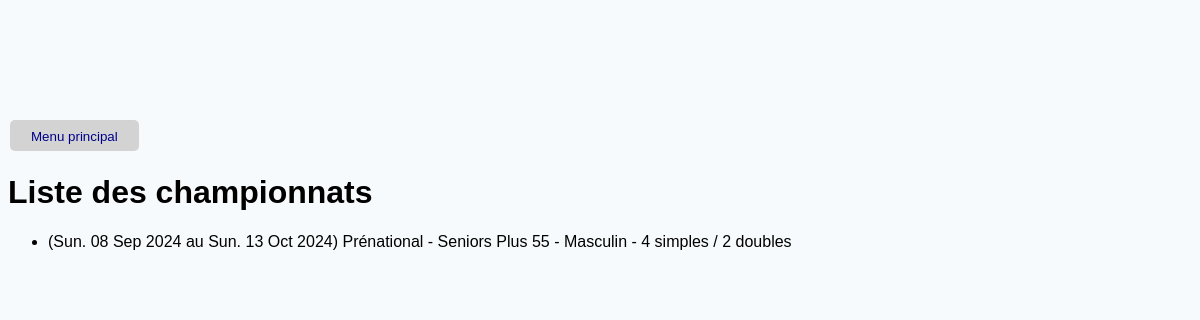
Page /list_championships on the earlier database version.
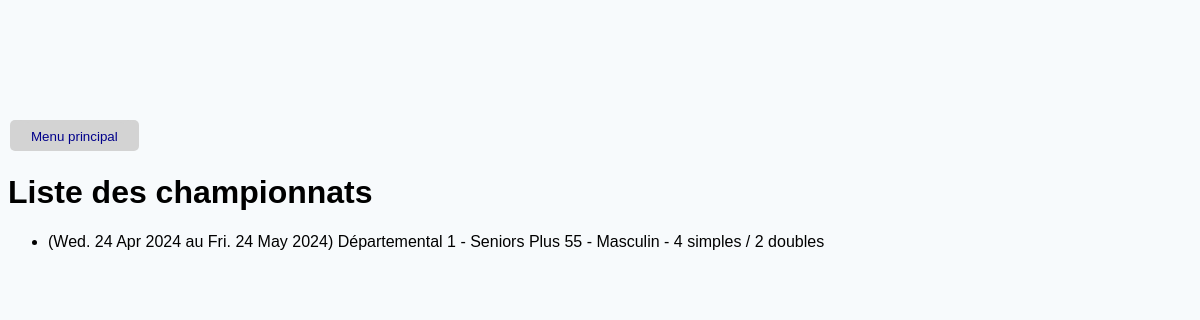
Same page on the later database version.
### TennisModel.py (models this page shows, shortened)
class Championship(db.Model):
    __tablename__ = 'championship'
    id = db.Column(db.Integer, primary_key=True)
    startDate = db.Column(db.Date, nullable=False)
    endDate = db.Column(db.Date, nullable=False)
    singlesCount = db.Column(db.Integer, nullable=False)
    doublesCount = db.Column(db.Integer, nullable=False)
    divisionId = db.Column(db.Integer, db.ForeignKey('division.id'))  # Ajout de la clé étrangère vers la division
    division = relationship('Division')  # Relation avec la division
    pools = relationship('Pool', back_populates='championship')  # Relation avec les poules du championnat
    @property
    def name(self):
        division = Division.query.get(self.divisionId)
        return f'{division.name}'
    def __repr__(self):
        return f'{self.name}'

class Division(db.Model):
    __tablename__ = 'division'
    id = db.Column(db.Integer, primary_key=True)
    type = db.Column(db.Integer, nullable=False)  # Champ National/Prenational/Regional/Departmental
    number = db.Column(db.Integer, nullable=True)  # Niveau de division dans la catégorie définie dans type
    gender = db.Column(db.Integer, nullable=False)  # Champ masculin/féminin (0 pour masculin, 1 pour féminin, 2 pour mixte)
    ageCategoryId = db.Column(db.Integer, db.ForeignKey('age_category.id'), nullable=False)
    ageCategory = relationship('AgeCategory')
    @property
    def name(self) -> str:
        categories = {0: 'National', 1: 'Prénational', 2: 'Régional', 3: 'Départemental'}
        gender = {0: 'Masculin', 1: 'Féminin', 2: 'Mixte'}
        level = f' {self.number}' if self.number else ''
        return f'{categories[self.type]}{level} - {self.ageCategory} - {gender[self.gender]}'

class AgeCategory(db.Model):
    __tablename__ = 'age_category'
    id = db.Column(db.Integer, primary_key=True)
    type = db.Column(db.Integer, nullable=False)  # Champ Jeunes/Seniors/Vétérans (0 pour jeunes, 1 pour seniors, 2 pour vétérans)
    minAge = db.Column(db.Integer, nullable=False)
    maxAge = db.Column(db.Integer, nullable=False)
    @property
    def name(self) -> str:
        categories = {0: 'Jeunes', 1: 'Seniors', 2: 'Seniors Plus'}
        if self.type == 0:
            return f'U{self.minAge}'
        elif self.type == 1:
            return categories[self.type]
        else:
            return f'{categories[self.type]} {self.minAge}'
    def __repr__(self):
        return f'{self.name}'

### flask_app.py (the view)
@app.route('/list_championships')
def list_championships():
    championships = Championship.query.all()
    app.logger.debug(f'championships: {championships}')
    return render_template('list_championships.html', championships=championships)

### flask_app.py (called while the page is built)
@app.before_request
def create_tables():
    db.create_all()

### templates/list_championships.html (shortened to what this page needs)
{% extends 'base.html' %}
{% block main %}
  {% if championships %}
  <h1>Liste des championnats</h1>
  <ul>
    {% for championship in championships %}
      {% set gender = 'Hommes' if championship.gender == 0 else 'Femmes' if championship.gender == 1 else 'Mixte'%}
      <li>({{ championship.startDate.strftime('%a. %d %b %Y') }} au {{ championship.endDate.strftime('%a. %d %b %Y') }}) {{ championship.name }} - {{ championship.singlesCount }} simples / {{ championship.doublesCount }} doubles</li>
    {% endfor %}
  </ul>
  {% else %}
  <p style="font-size: 16px; text-align: center;">Pas de championnat! ✌️</p>
  {% endif %}
{% endblock %}

### templates/base.html (shortened to what this page needs)
<!DOCTYPE html>
<html lang="fr">
<head>
    <link rel="stylesheet" href="{{ url_for('static', filename='css/style.css')}}">
</head>
<body>
    {% block main %}
    {% endblock main %}
</body>
</html>

### templates/partials/_menu.html
    <table class="menu">
        <tr>
            <td><a href="{{ url_for('welcome') }}"><button>Menu principal</button></a></td>
        </tr>
    </table>

### static/css/style.css (style rules this page uses)
body { background-color: #F7FAFC; justify-content: center; margin-top: 10%; font-family: Arial, Helvetica, sans-serif; }
a { color: #1E1E2D; font-size: 16px; font-weight: 600; text-decoration: none; }
button { color: darkblue; background-color: lightgray; padding: 7px; border: none; border-radius: 5px; border-collapse: collapse; }
table.menu tr, table.menu td { border: none; display: inline; text-align: center; color: darkblue; background-color: lightgray; padding: 7px; margin-bottom: 20px; border-radius: 5px; border-collapse: collapse; font-size: 16px; }
th, td { border: 1px solid #ddd; padding: 8px; text-align: center; }

Differences in the rows shown:
changed Championship: startDate "Sun. 08 Sep 2024" → "Wed. 24 Apr 2024"; endDate "Sun. 13 Oct 2024" → "Fri. 24 May 2024"; name "Prénational - Seniors Plus 55 - Masculin" → "Départemental 1 - Seniors Plus 55 - Masculin"
